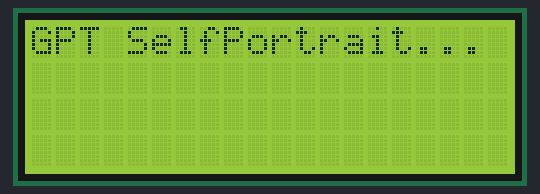
The sketch below on a simulated Arduino Uno, built with avr-gcc and run on an emulated ATmega328P. Shown: 20×4 character LCD.

Above: at 0.2 s.
At 2.3 s:
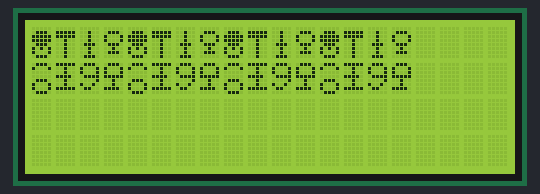

Measured:
- what the display in image 1 shows lasts 4.0 s, from 2.2 s to 6.2 s

The sketch:

gptandlcd.ino
```cpp
#include <Wire.h>
#include <LiquidCrystal_I2C.h>

#if defined(ARDUINO) && ARDUINO >= 100
#define printByte(args)  write(args);
#else
#define printByte(args)  print(args,BYTE);
#endif

//byte SelfPortrait[8] = {
//  0b00100,
//  0b01110,
//  0b11111,
//  0b11111,
//  0b01110,
//  0b10101,
//  0b10001,
//  0b01110
//};
byte SelfPortrait[8][8] = {
  // Top Row
  {
    0b00000,
    0b01110,
    0b11111,
    0b11111,
    0b01110,
    0b10101,
    0b10001,
    0b01110
  },
  {
    0b00000,
    0b11111,
    0b11111,
    0b00100,
    0b00100,
    0b00100,
    0b00100,
    0b00100
  },
  {
    0b00000,
    0b00100,
    0b00100,
    0b00100,
    0b01110,
    0b00100,
    0b00100,
    0b01110
  },
  {
    0b00000,
    0b01110,
    0b10001,
    0b10001,
    0b01110,
    0b00100,
    0b01110,
    0b00000
  },
  // Bottom Row
  {
    0b01110,
    0b10001,
    0b00000,
    0b00000,
    0b01110,
    0b10001,
    0b10001,
    0b01110
  },
  {
    0b11111,
    0b00100,
    0b00100,
    0b11110,
    0b00100,
    0b00100,
    0b11111,
    0b00000
  },
  {
    0b01110,
    0b10001,
    0b10001,
    0b01111,
    0b00001,
    0b10010,
    0b01100,
    0b00000
  },
  {
    0b01110,
    0b10001,
    0b10001,
    0b11111,
    0b00100,
    0b00100,
    0b11110,
    0b00000
  }
};


LiquidCrystal_I2C lcd(0x27,20,4);  // set the LCD address to 0x27 for a 16 chars and 2 line display


void setup() {
  lcd.init();                      // initialize the lcd
  lcd.backlight();
  for(int j =0; j<8;j++){
    lcd.createChar(j, SelfPortrait[j]);

  }


}

void loop() {
  // put your main code here, to run repeatedly:
  lcd.clear();
  lcd.home();

  lcd.print("GPT SelfPortrait...");
  delay(2000);
  lcd.clear();
  lcd.home();

  for(int i=0; i<16;i++){
    lcd.setCursor(i,0);
    lcd.write(i%4);
  }

  for(int i=0; i<16;i++){
   lcd.setCursor(i,1);
    lcd.write(i%4+4);
  }
  delay(4000);


}
```
